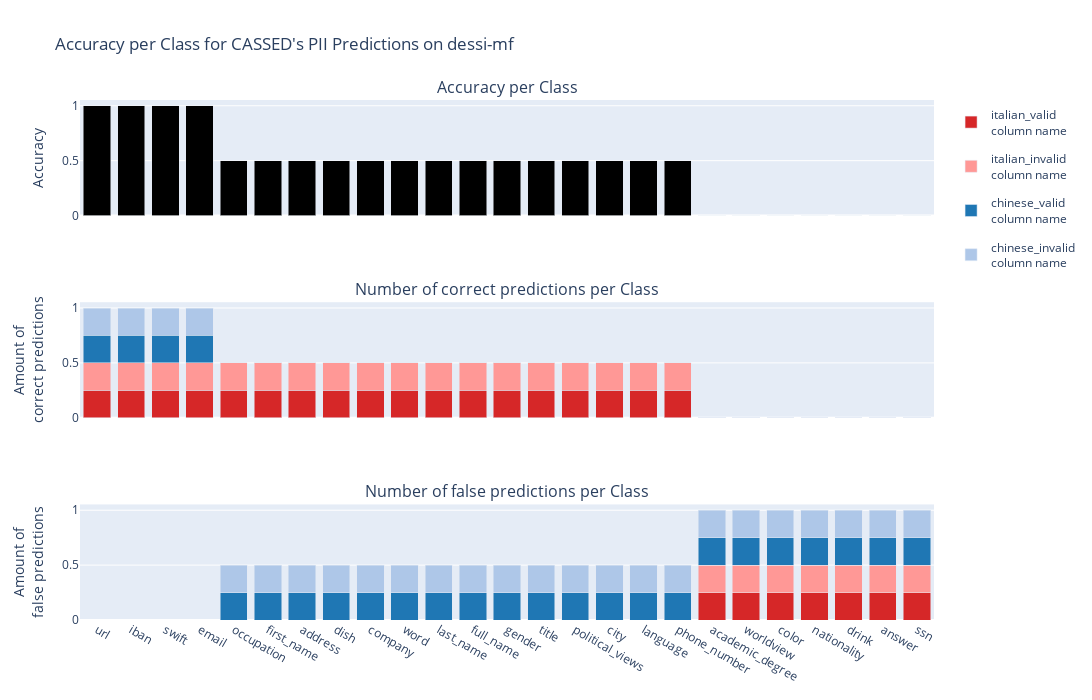
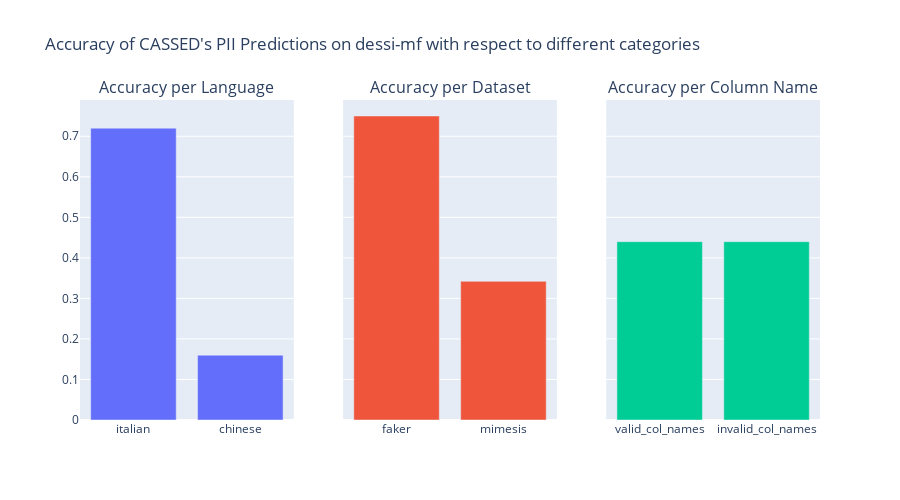

The notebook cell saved with these charts, in order:
### Code cell
create_analysis_plot(results_df_two_lan, dataset="two languages")

### Figure 1 — Plotly figure (JSON) as saved in the notebook; plotly's stock layout.template omitted (floating-point values rounded to 4 significant figures)
{"data": [{"marker": {"color": "black"}, "showlegend": false, "type": "bar", "x": ["url", "iban", "swift", "email", "occupation", "first_name", "address", "dish", "company", "word", "last_name", "full_name", "gender", "title", "political_views", "city", "language", "phone_number", "academic_degree", "worldview", "color", "nationality", "drink", "answer", "ssn"], "y": [1, 1, 1, 1, 0.5, 0.5, 0.5, 0.5, 0.5, 0.5, 0.5, 0.5, 0.5, 0.5, 0.5, 0.5, 0.5, 0.5, 0, 0, 0, 0, 0, 0, 0]}, {"legendgroup": "0", "marker": {"color": "#d62728"}, "name": "italian_valid<br>column name", "showlegend": true, "type": "bar", "x": ["academic_degree", "address", "worldview", "color", "dish", "nationality", "full_name", "occupation", "first_name", "title", "last_name", "city", "company", "language", "answer", "political_views", "word", "drink", "gender", "phone_number", "url", "iban", "ssn", "swift", "email"], "xaxis": "x2", "y": [0, 0.25, 0, 0, 0.25, 0, 0.25, 0.25, 0.25, 0.25, 0.25, 0.25, 0.25, 0.25, 0, 0.25, 0.25, 0, 0.25, 0.25, 0.25, 0.25, 0, 0.25, 0.25], "yaxis": "y2"}, {"legendgroup": "1", "marker": {"color": "#ff9896"}, "name": "italian_invalid<br>column name", "showlegend": true, "type": "bar", "x": ["academic_degree", "address", "worldview", "color", "dish", "nationality", "full_name", "occupation", "first_name", "title", "last_name", "city", "company", "language", "answer", "political_views", "word", "drink", "gender", "phone_number", "url", "iban", "ssn", "swift", "email"], "xaxis": "x2", "y": [0, 0.25, 0, 0, 0.25, 0, 0.25, 0.25, 0.25, 0.25, 0.25, 0.25, 0.25, 0.25, 0, 0.25, 0.25, 0, 0.25, 0.25, 0.25, 0.25, 0, 0.25, 0.25], "yaxis": "y2"}, {"legendgroup": "2", "marker": {"color": "#1f77b4"}, "name": "chinese_valid<br>column name", "showlegend": true, "type": "bar", "x": ["occupation", "first_name", "worldview", "company", "color", "word", "last_name", "drink", "gender", "nationality", "political_views", "dish", "academic_degree", "answer", "city", "title", "address", "full_name", "language", "url", "phone_number", "iban", "ssn", "swift", "email"], "xaxis": "x2", "y": [0, 0, 0, 0, 0, 0, 0, 0, 0, 0, 0, 0, 0, 0, 0, 0, 0, 0, 0, 0.25, 0, 0.25, 0, 0.25, 0.25], "yaxis": "y2"}, {"legendgroup": "3", "marker": {"color": "#aec7e8"}, "name": "chinese_invalid<br>column name", "showlegend": true, "type": "bar", "x": ["occupation", "first_name", "worldview", "company", "color", "word", "last_name", "drink", "gender", "nationality", "political_views", "dish", "academic_degree", "answer", "city", "title", "address", "full_name", "language", "url", "phone_number", "iban", "ssn", "swift", "email"], "xaxis": "x2", "y": [0, 0, 0, 0, 0, 0, 0, 0, 0, 0, 0, 0, 0, 0, 0, 0, 0, 0, 0, 0.25, 0, 0.25, 0, 0.25, 0.25], "yaxis": "y2"}, {"legendgroup": "0", "marker": {"color": "#d62728"}, "name": "italian_valid<br>column name", "showlegend": false, "type": "bar", "x": ["academic_degree", "address", "worldview", "color", "dish", "nationality", "full_name", "occupation", "first_name", "title", "last_name", "city", "company", "language", "answer", "political_views", "word", "drink", "gender", "phone_number", "url", "iban", "ssn", "swift", "email"], "xaxis": "x3", "y": [0.25, 0, 0.25, 0.25, 0, 0.25, 0, 0, 0, 0, 0, 0, 0, 0, 0.25, 0, 0, 0.25, 0, 0, 0, 0, 0.25, 0, 0], "yaxis": "y3"}, {"legendgroup": "1", "marker": {"color": "#ff9896"}, "name": "italian_invalid<br>column name", "showlegend": false, "type": "bar", "x": ["academic_degree", "address", "worldview", "color", "dish", "nationality", "full_name", "occupation", "first_name", "title", "last_name", "city", "company", "language", "answer", "political_views", "word", "drink", "gender", "phone_number", "url", "iban", "ssn", "swift", "email"], "xaxis": "x3", "y": [0.25, 0, 0.25, 0.25, 0, 0.25, 0, 0, 0, 0, 0, 0, 0, 0, 0.25, 0, 0, 0.25, 0, 0, 0, 0, 0.25, 0, 0], "yaxis": "y3"}, {"legendgroup": "2", "marker": {"color": "#1f77b4"}, "name": "chinese_valid<br>column name", "showlegend": false, "type": "bar", "x": ["occupation", "first_name", "worldview", "company", "color", "word", "last_name", "drink", "gender", "nationality", "political_views", "dish", "academic_degree", "answer", "city", "title", "address", "full_name", "language", "url", "phone_number", "iban", "ssn", "swift", "email"], "xaxis": "x3", "y": [0.25, 0.25, 0.25, 0.25, 0.25, 0.25, 0.25, 0.25, 0.25, 0.25, 0.25, 0.25, 0.25, 0.25, 0.25, 0.25, 0.25, 0.25, 0.25, 0, 0.25, 0, 0.25, 0, 0], "yaxis": "y3"}, {"legendgroup": "3", "marker": {"color": "#aec7e8"}, "name": "chinese_invalid<br>column name", "showlegend": false, "type": "bar", "x": ["occupation", "first_name", "worldview", "company", "color", "word", "last_name", "drink", "gender", "nationality", "political_views", "dish", "academic_degree", "answer", "city", "title", "address", "full_name", "language", "url", "phone_number", "iban", "ssn", "swift", "email"], "xaxis": "x3", "y": [0.25, 0.25, 0.25, 0.25, 0.25, 0.25, 0.25, 0.25, 0.25, 0.25, 0.25, 0.25, 0.25, 0.25, 0.25, 0.25, 0.25, 0.25, 0.25, 0, 0.25, 0, 0.25, 0, 0], "yaxis": "y3"}], "layout": {"annotations": [{"font": {"size": 16}, "showarrow": false, "text": "Accuracy per Class", "x": 0.5, "xanchor": "center", "xref": "paper", "y": 1, "yanchor": "bottom", "yref": "paper"}, {"font": {"size": 16}, "showarrow": false, "text": "Number of correct predictions per Class", "x": 0.5, "xanchor": "center", "xref": "paper", "y": 0.6111, "yanchor": "bottom", "yref": "paper"}, {"font": {"size": 16}, "showarrow": false, "text": "Number of false predictions per Class", "x": 0.5, "xanchor": "center", "xref": "paper", "y": 0.2222, "yanchor": "bottom", "yref": "paper"}], "barmode": "stack", "height": 700, "title": {"text": "Accuracy per Class for CASSED's PII Predictions on dessi-mf"}, "width": 1500, "xaxis": {"anchor": "y", "domain": [0, 1], "matches": "x3", "showticklabels": false}, "xaxis2": {"anchor": "y2", "domain": [0, 1], "matches": "x3", "showticklabels": false}, "xaxis3": {"anchor": "y3", "domain": [0, 1]}, "yaxis": {"anchor": "x", "domain": [0.7778, 1], "title": {"text": "Accuracy"}}, "yaxis2": {"anchor": "x2", "domain": [0.3889, 0.6111], "title": {"text": "Amount of<br>correct predictions"}}, "yaxis3": {"anchor": "x3", "domain": [0, 0.2222], "title": {"text": "Amount of<br>false predictions"}}}}

### Figure 2 — Plotly figure (JSON) as saved in the notebook; plotly's stock layout.template omitted (floating-point values rounded to 4 significant figures)
{"data": [{"showlegend": false, "type": "bar", "x": ["italian", "chinese"], "xaxis": "x", "y": [0.72, 0.16], "yaxis": "y"}, {"showlegend": false, "type": "bar", "x": ["faker", "mimesis"], "xaxis": "x2", "y": [0.75, 0.3421], "yaxis": "y2"}, {"showlegend": false, "type": "bar", "x": ["valid_col_names", "invalid_col_names"], "xaxis": "x3", "y": [0.44, 0.44], "yaxis": "y3"}], "layout": {"annotations": [{"font": {"size": 16}, "showarrow": false, "text": "Accuracy per Language", "x": 0.1444, "xanchor": "center", "xref": "paper", "y": 1, "yanchor": "bottom", "yref": "paper"}, {"font": {"size": 16}, "showarrow": false, "text": "Accuracy per Dataset", "x": 0.5, "xanchor": "center", "xref": "paper", "y": 1, "yanchor": "bottom", "yref": "paper"}, {"font": {"size": 16}, "showarrow": false, "text": "Accuracy per Column Name", "x": 0.8556, "xanchor": "center", "xref": "paper", "y": 1, "yanchor": "bottom", "yref": "paper"}], "height": 500, "title": {"text": "Accuracy of CASSED's PII Predictions on dessi-mf with respect to different categories"}, "width": 900, "xaxis": {"anchor": "y", "domain": [0, 0.2889]}, "xaxis2": {"anchor": "y2", "domain": [0.3556, 0.6444]}, "xaxis3": {"anchor": "y3", "domain": [0.7111, 1]}, "yaxis": {"anchor": "x", "domain": [0, 1]}, "yaxis2": {"anchor": "x2", "domain": [0, 1], "matches": "y", "showticklabels": false}, "yaxis3": {"anchor": "x3", "domain": [0, 1], "matches": "y", "showticklabels": false}}}
